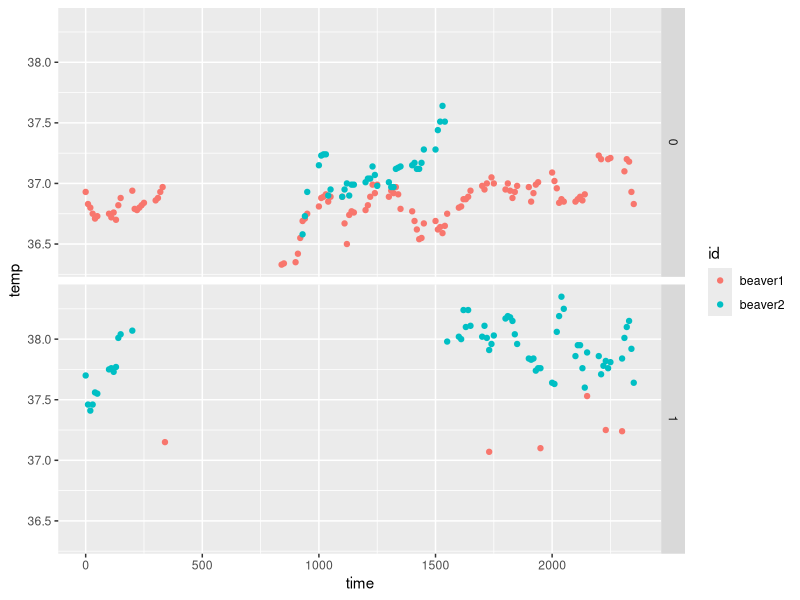
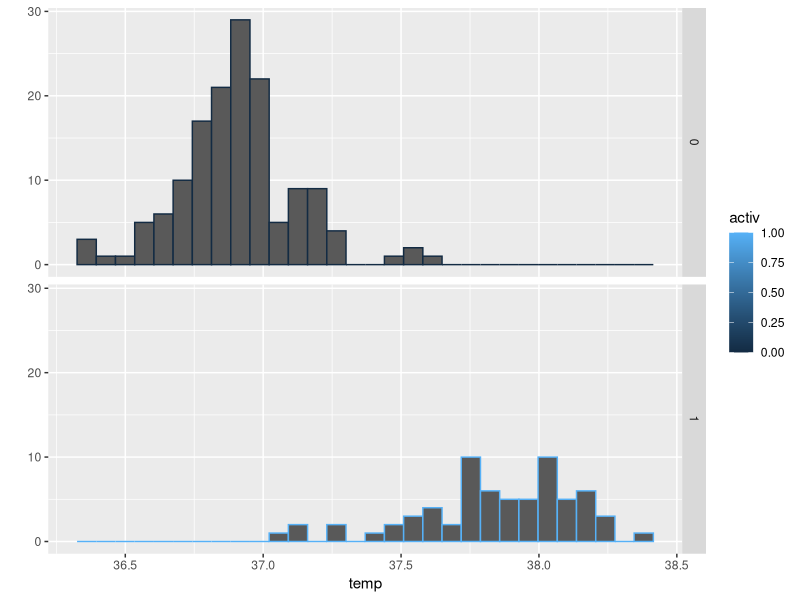
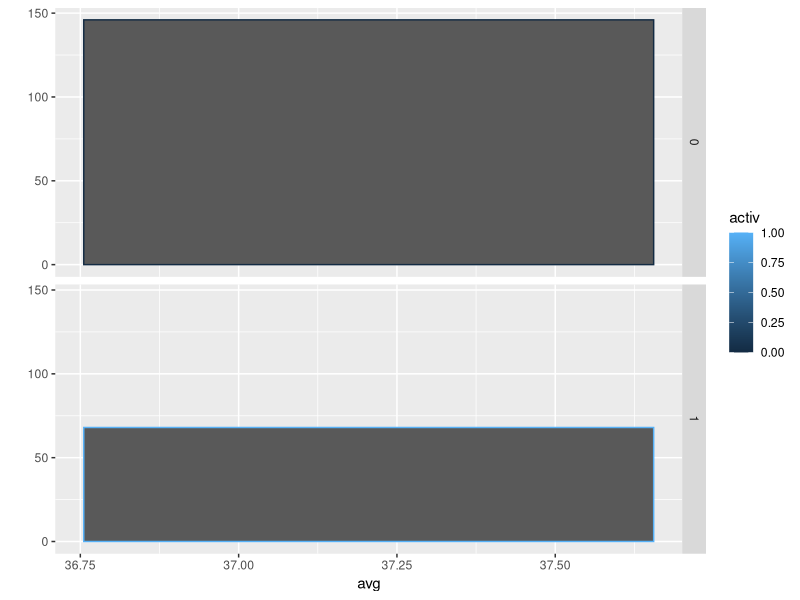
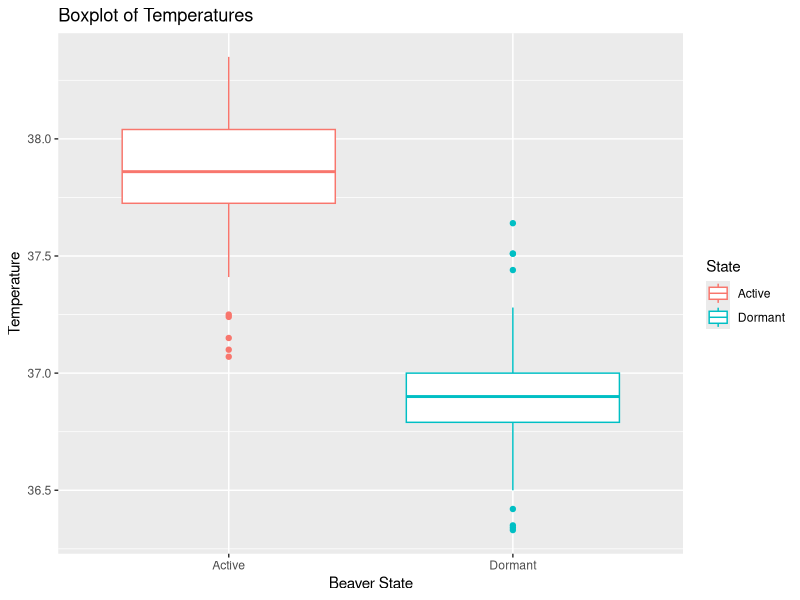
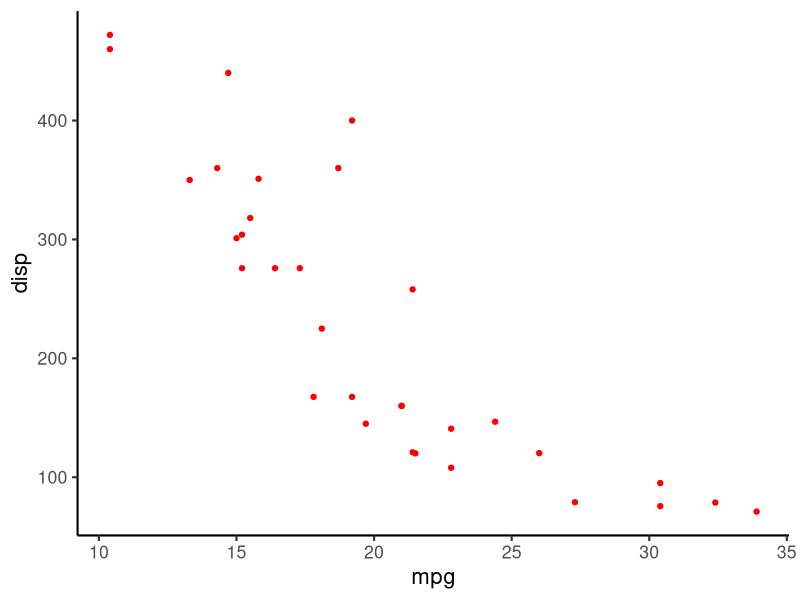
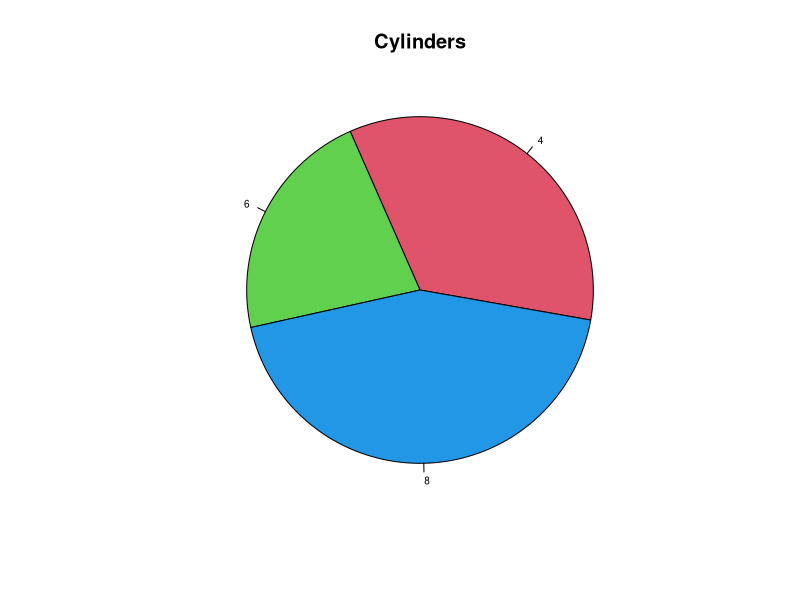
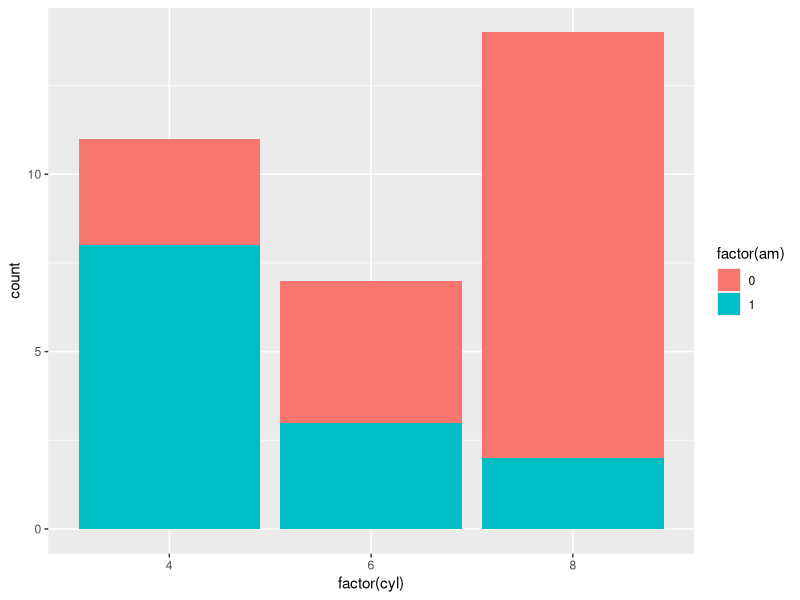
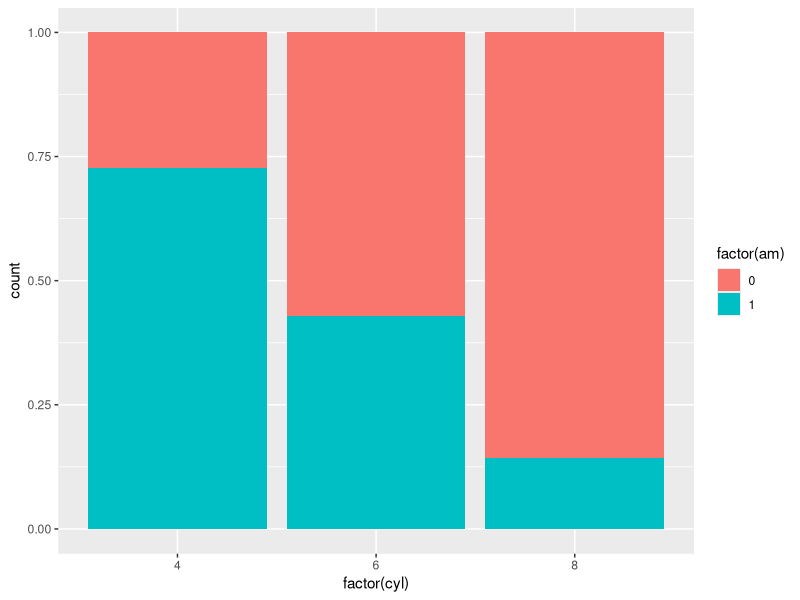

The R source for these figures, in order:
library(ggplot2)
library(dplyr)


#1 Задание 
beaver <- rbind(data.frame(beaver1, id = "beaver1"), 
                data.frame(beaver2, id = "beaver2"))       
#а)Температура тела от времени для 2 груп(активный и не активный)
ggplot(beaver,  aes(x = time, y = temp,  colour = id)) + geom_point() + facet_grid(activ ~ .)
#б)Гистограмма температуры
qplot(temp, data = beaver,geom = "histogram", color=activ , facets = activ ~ .)
#с)Среднее температура
avg <- (mean(beaver$temp))
qplot(avg, data = beaver,geom = "bar", color=activ,facets=activ~.) 
#d)Яшики с усамы 
beaver$activ<-ifelse(beaver$activ==1,"Active","Dormant")
qplot(data=beaver,x=activ,y=temp,geom="boxplot", colour=activ)+
   labs(title = "Boxplot of Temperatures",x = "Beaver State",y="Temperature",colour="State")




#2 Задание 
#a) mpg ~ disp
ggplot(mtcars) + geom_point(aes(mpg,disp), color = 'red') + theme_classic(base_size = 16)
#b) table(mtcars$cyl)
cil <- table(mtcars$cyl)
pie(cil, cex = 0.6, radius = 0.9, init.angle = -10,
    main = "Cylinders",
    col = c(2:8))
#c) automatic manual transsmision
cyl.am <- ggplot(mtcars, aes(x = factor(cyl), fill = factor(am)))
cyl.am + geom_bar(position = "stack")
cyl.am + geom_bar(position = "fill")
cyl.am + geom_bar(position = "dodge")
val = c("red", "green")
lab = c("Manual", "Automatic")
cyl.am + geom_bar(position = "dodge") + scale_x_discrete("Cylinders") + scale_y_continuous("Number") + scale_fill_manual("Transmission", values = val, labels = lab)
#d) Correl Matrix
d <- data.frame(x1=rnorm(10),
                 x2=rnorm(10),
                 x3=rnorm(10))
M <- cor(d) # get correlations
library('corrplot') #package corrplot
corrplot(M, method = "circle") #plot matrix


#3 Задание 
#price/carat
ggplot(diamonds, aes(price,carat,color=cut)) +
  geom_point() +
  geom_smooth()




